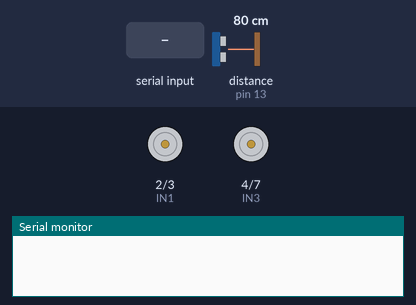
Simulated run of this sketch. Board: Arduino Uno, built with avr-gcc and run on an emulated ATmega328P. On the bench: motor-driver pin pairs drawn as motors (green arrow = first pin HIGH = forward, orange = second pin HIGH = backward, longer = more drive, scaled by the enable pin), the last lines printed to the serial monitor. The test bench sets the inputs (shaded band); at power-on: distance to the obstacle (sensor on pin 13) 80 cm. The echo pulse lasts 58.3 µs per cm.

Above: at 1.2 s.
1.3 s: "8" received over Serial
At 1.8 s:
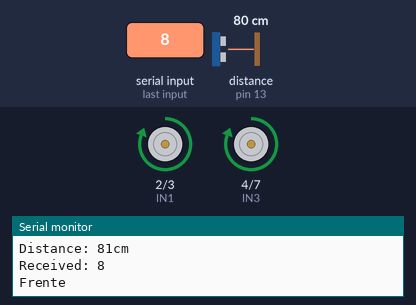
2.8 s: "2" received over Serial
At 4.0 s:
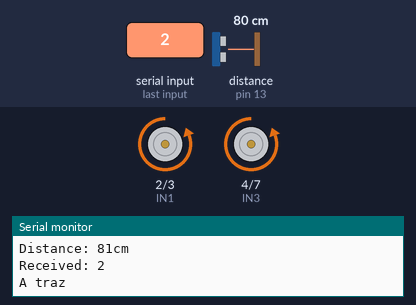
4.3 s: "4" received over Serial
At 5.2 s:
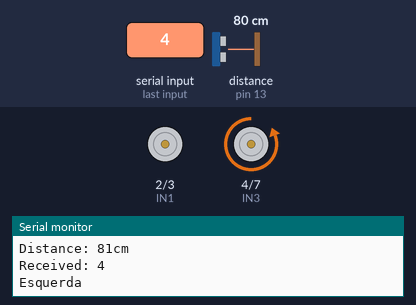
5.8 s: "6" received over Serial
At 6.4 s:
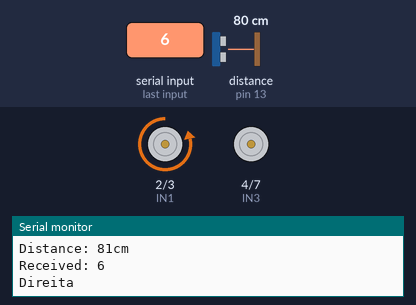
7.3 s: "1" received over Serial
At 8.5 s:
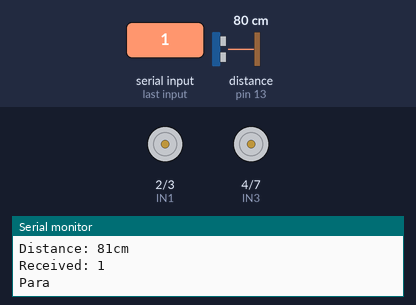
8.8 s: "8" received over Serial
At 9.9 s:
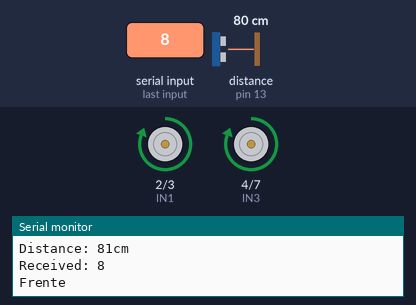
Timing chart, 0 to 11.3 s (numbered marks = the images above; inputs shaded):
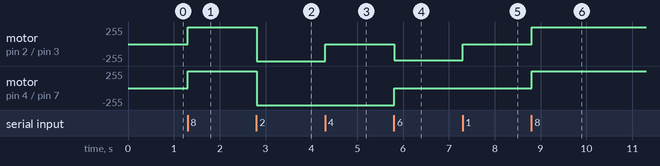

The sketch:

Test_Arduino_Car_3.ino
```cpp
/*
    Teste usando o aplicativo BlueStrick
*/

#include <NewPing.h>

#define TRIGGER_PIN  12
#define ECHO_PIN     13
#define MAX_DISTANCE 200

NewPing DistanceSensor(TRIGGER_PIN, ECHO_PIN, MAX_DISTANCE);

int ENA=5;//connected to Arduino's port 5(output pwm)
int IN1=2;//connected to Arduino's port 2
int IN2=3;//connected to Arduino's port 3
int ENB=6;//connected to Arduino's port 6(output pwm)
int IN3=4;//connected to Arduino's port 4
int IN4=7;//connected to Arduino's port 7

void setup() {
  //Ativando MotorA e MotorB
 pinMode(ENA,OUTPUT);//output
 pinMode(ENB,OUTPUT);
 pinMode(IN1,OUTPUT);
 pinMode(IN2,OUTPUT);
 pinMode(IN3,OUTPUT);
 pinMode(IN4,OUTPUT);
 digitalWrite(ENA,LOW);
 digitalWrite(ENB,LOW);//stop driving

  //Bluetooth
//  Serial.begin(9600);
//  pinMode(13, OUTPUT);

  //Sensor de Distancia
  Serial.begin(9600);
}

void loop() {

  if (Serial.available() > 0) {
        char ch = Serial.read();
        unsigned int cm = DistanceSensor.ping_cm();

        Serial.print("Distance: ");
        Serial.print(cm);
        Serial.println("cm");

        Serial.print("Received: ");
        Serial.println(ch);

        switch (ch)
        {
           case '8': //Frente
             //if(cm < 10){
//               analogWrite(ENA,0);//start driving motorA
//               analogWrite(ENB,0);//start driving motorB
//               break;
             //}
             Serial.println("Frente");
             digitalWrite(IN1,HIGH); //setting motorB's directon
             digitalWrite(IN3,HIGH);

             digitalWrite(IN2,LOW);//setting motorA's directon
             digitalWrite(IN4,LOW);

             analogWrite(ENA,255);//start driving motorA
             analogWrite(ENB,255);//start driving motorB
             break;

           case '2': //traz
           Serial.println("A traz");
             digitalWrite(IN1,LOW); //setting motorB's directon
             digitalWrite(IN3,LOW);

             digitalWrite(IN2,HIGH);//setting motorA's directon
             digitalWrite(IN4,HIGH);

             analogWrite(ENA,255);//start driving motorA
             analogWrite(ENB,255);//start driving motorB
             break;

           case '4': //Esquerda
           Serial.println("Esquerda");
             //if(cm < 10){
//               analogWrite(ENA,0);//start driving motorA
//               analogWrite(ENB,0);//start driving motorB
//               break;
             //}
             analogWrite(ENA,0);//start driving motorA
             analogWrite(ENB,255);//start driving motorB
             break;

           case '6': //Direita
           Serial.println("Direita");
             //if(cm < 10){
//               analogWrite(ENA,0);//start driving motorA
//               analogWrite(ENB,0);//start driving motorB
//               break;
             //}
             analogWrite(ENA,2551);//start driving motorA
             analogWrite(ENB,0);//start driving motorB
             break;

           default:
           Serial.println("Para");
             analogWrite(ENA,0);//start driving motorA
             analogWrite(ENB,0);//start driving motorB
        }
   }
}
```

Measured:
- after the input at 1.3 s, motor on pin 2 (IN1) / pin 3 (IN2), motor on pin 4 (IN3) / pin 7 (IN4): stopped → forward 255/255 at once
- after the input at 2.8 s, motor on pin 2 (IN1) / pin 3 (IN2), motor on pin 4 (IN3) / pin 7 (IN4): forward 255/255 → backward 255/255 at once
- after the input at 4.3 s, motor on pin 2 (IN1) / pin 3 (IN2): backward 255/255 → stopped at once
- after the input at 5.8 s, motor on pin 2 (IN1) / pin 3 (IN2): stopped → backward 247/255 at once; motor on pin 4 (IN3) / pin 7 (IN4): backward 255/255 → stopped at once
- after the input at 7.3 s, motor on pin 2 (IN1) / pin 3 (IN2): backward 247/255 → stopped at once
- after the input at 8.8 s, motor on pin 2 (IN1) / pin 3 (IN2), motor on pin 4 (IN3) / pin 7 (IN4): stopped → forward 255/255 at once
